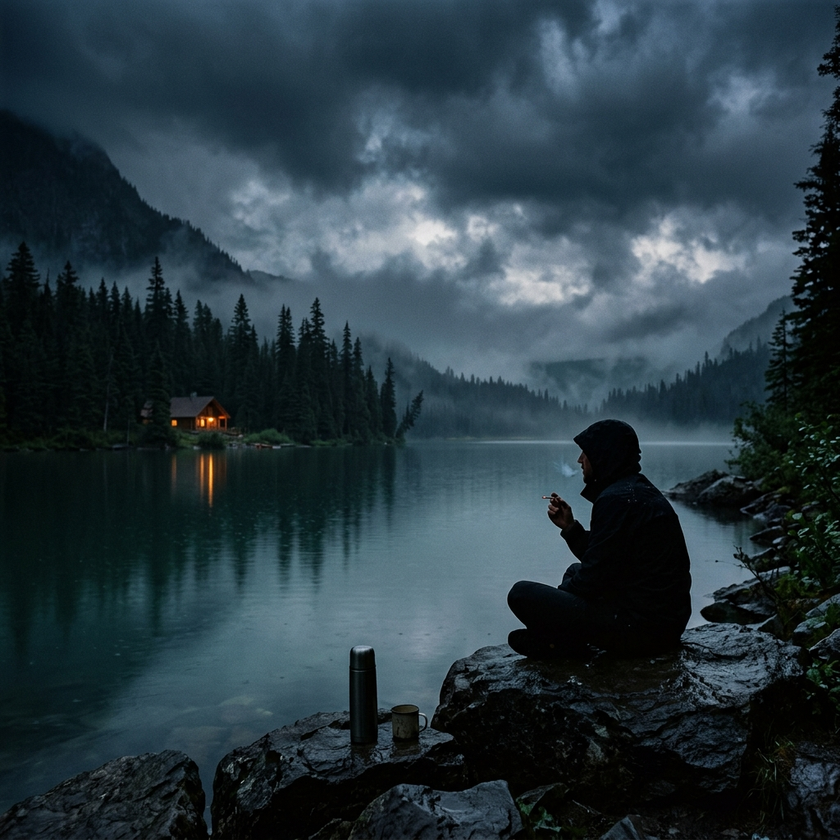
#> input picture assets/images/lake_guy.png, 840 x 840 px, shrunk from 1024 x 1024 before the run, found by its file name
$ python draw_grid.py
#> lines starting #> are read from the running program, lines starting #| are printed output that depends on the picture
from PIL import Image, ImageDraw, ImageFont

# Load the background image
img = Image.open('c:/laragon/www/my_vibe/assets/images/lake_guy.png').convert('RGB')
#> img is the input picture: PIL image 840x840 RGB; mean R, G, B 41.6, 58.4, 66.7
w, h = img.size
#> w = 840; h = 840

# Create a copy to draw on
draw_img = img.copy()
draw = ImageDraw.Draw(draw_img)

# Draw grid lines every 5% of width/height
for pct in range(5, 100, 5):
    # Vertical line
    x = int(w * pct / 100)
    draw.line([(x, 0), (x, h)], fill=(255, 0, 0), width=1)
    # Horizontal line
    y = int(h * pct / 100)
    draw.line([(0, y), (w, y)], fill=(255, 0, 0), width=1)

    # Text label for X
    draw.text((x + 2, 10), f"{pct}%", fill=(255, 255, 0))
    # Text label for Y
    draw.text((10, y + 2), f"{pct}%", fill=(255, 255, 0))

# Also draw grid labels at intersections in the person region (x: 55%-85%, y: 45%-85%)
for x_pct in range(55, 86, 5):
    for y_pct in range(45, 86, 5):
        x = int(w * x_pct / 100)
        y = int(h * y_pct / 100)
        draw.text((x + 2, y + 2), f"{x_pct},{y_pct}", fill=(0, 255, 255))

# Save the grid image to the artifacts directory
grid_path = 'C:/Users/LENOVO/.gemini/antigravity-ide/brain/70d14234-39af-44f8-a996-b4b7f4ef5622/lake_guy_grid.png'
draw_img.save(grid_path)
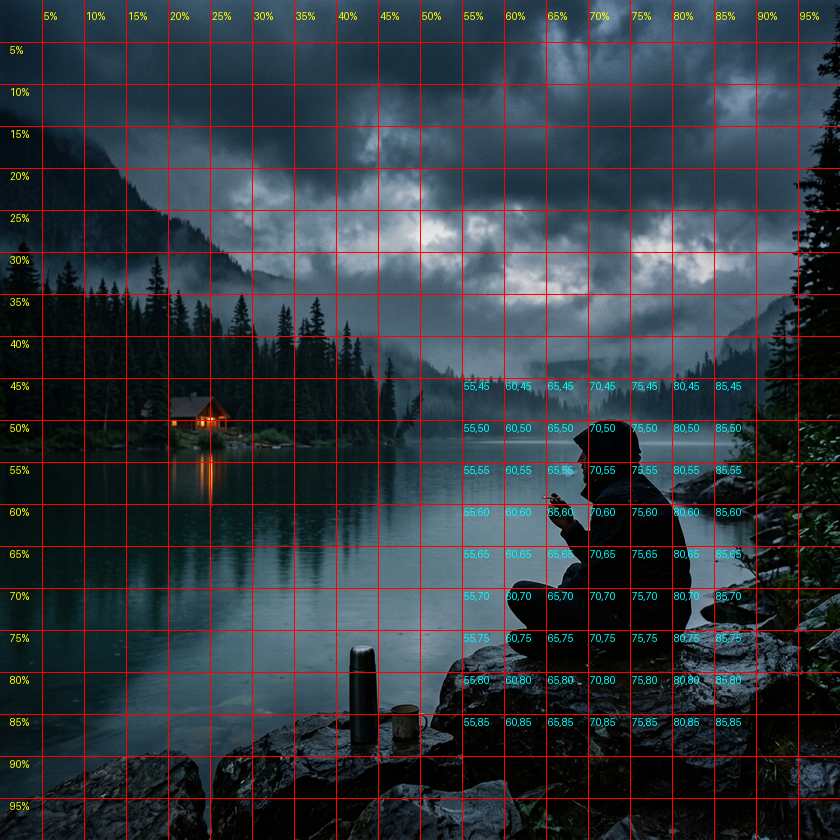
#> saved as lake_guy_grid.png: PIL image 840x840 RGB; mean R, G, B 51.5, 57.4, 64.6
print(f"Saved grid image to {grid_path}")

$ run again, with assets/images/rainy_forest.jpg saved as assets/images/lake_guy.png
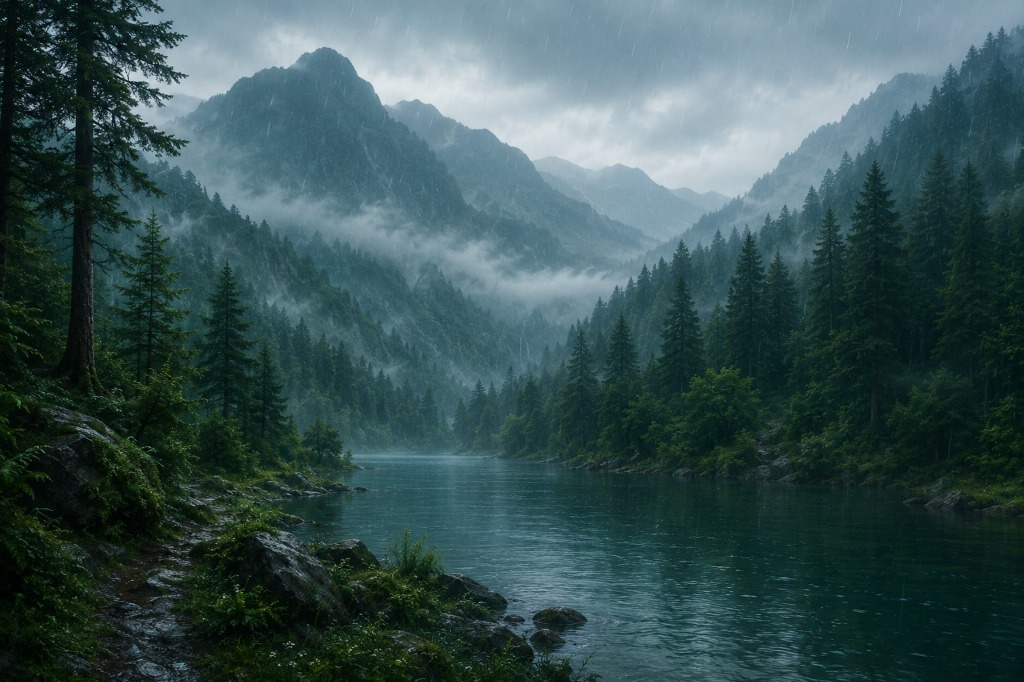
#> input picture assets/images/rainy_forest.jpg, 1024 x 682 px, found by its file name
#> img is the input picture: PIL image 1024x682 RGB; mean R, G, B 56.5, 82.1, 83.3
#> `draw_img.save(grid_path)`:
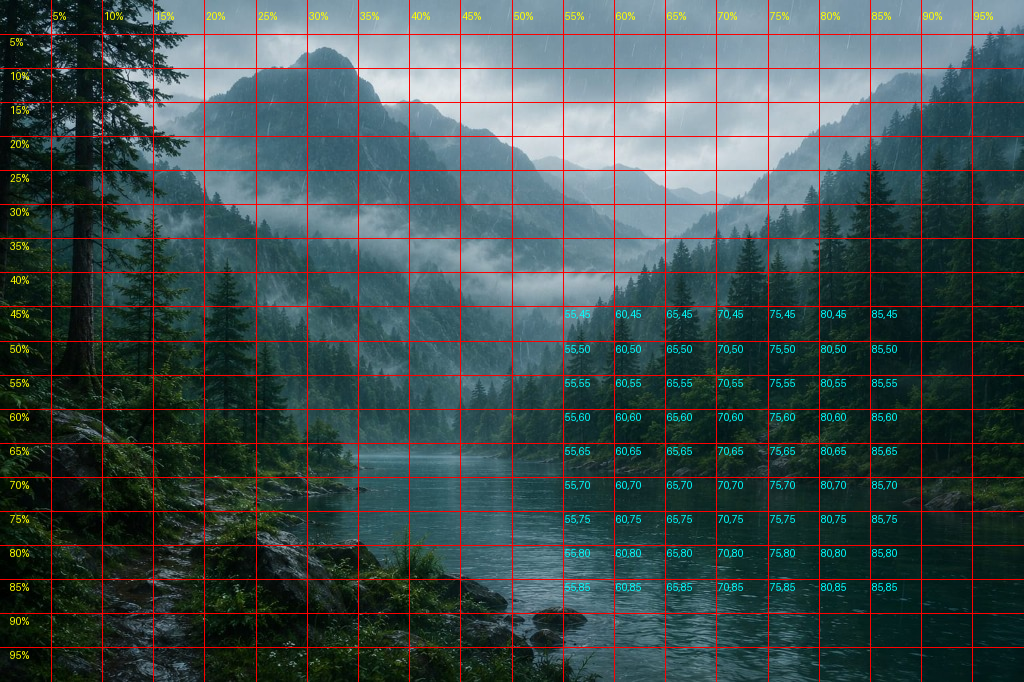
#> saved as lake_guy_grid.png: PIL image 1024x682 RGB; mean R, G, B 66, 79.9, 80.4
